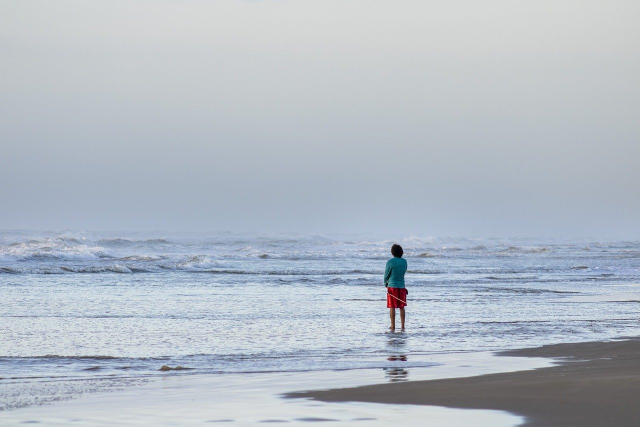
#> input picture dokumentary/Notebooks/pictures/landscapes.jpg, 1280 x 853 px (shown at 1/2 size)
$ jupyter execute --allow-errors ResearchFindKeyPointsHaarCascadeClassifier.ipynb   (shell and % lines are left out)   (text cells are left out)
#> lines starting #> are read from the running program, lines starting #| are printed output that depends on the picture; pictures that were not available may be replaced by others from this repository, and a replacement may not be noted
[cell 1]
import numpy as np
import cv2

# Lade das Bild
image_path = 'pictures/landscapes.jpg'
image = cv2.imread(image_path)
#> image is the input picture: shape (853, 1280, 3); mean B, G, R 196.1, 186.3, 177.7

# Konvertiere das Bild zu Graustufen
gray_image = cv2.cvtColor(image, cv2.COLOR_BGR2GRAY)
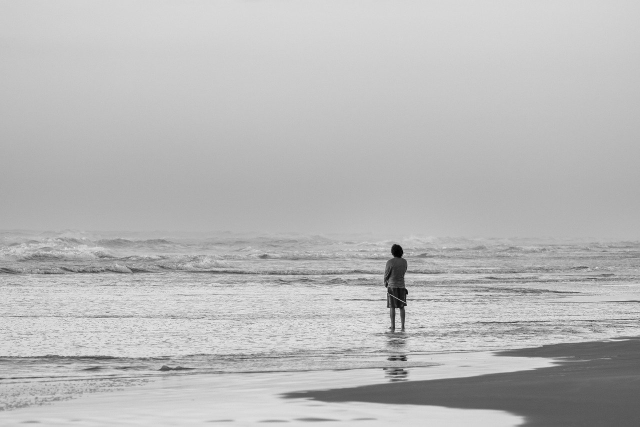
#> gray_image: shape (853, 1280) (shown at 1/2 size); min 0, max 254, mean 184.9

# Verwende einen vorab trainierten Haar Cascade Classifier für die Personenerkennung
# Du kannst einen passenden Classifier herunterladen oder trainieren
# Beispiel: https://github.com/opencv/opencv/blob/master/data/haarcascades/haarcascade_fullbody.xml
cascade_path = 'haarcascade_fullbody.xml'
body_cascade = cv2.CascadeClassifier(cascade_path)

print(body_cascade)

# Wende den Classifier auf das Bild an
bodies = body_cascade.detectMultiScale(gray_image, scaleFactor=1.1, minNeighbors=5, minSize=(30, 30))
#> bodies = [[730, 452, 119, 238]]

print(bodies)
#| [[730 452 119 238]]

# Iteriere über die erkannten Personen und speichere die Punkte innerhalb jeder Person
for (x, y, w, h) in bodies:
    # Hier kannst du die Punkte innerhalb der Person extrahieren und weiter verarbeiten
    # Beispiel: Punkte in der Mitte der Person
    center_x = x + w // 2
    center_y = y + h // 2
    print(f'Punkt innerhalb der Person: ({center_x}, {center_y})')
#> this loop made 1 pass
#> (x, y, w, h, center_x, center_y) on pass 1: (730, 452, 119, 238, 789, 571)
#| Punkt innerhalb der Person: (789, 571)

[cell 2]
import cv2
import numpy as np
from skimage import io
from matplotlib import pyplot as plt

plt.imshow(image)
plt.show()

[cell 3]
import cv2
import numpy as np

# Lade das Bild
image_path = 'pictures/cap.jpg'
image = cv2.imread(image_path)
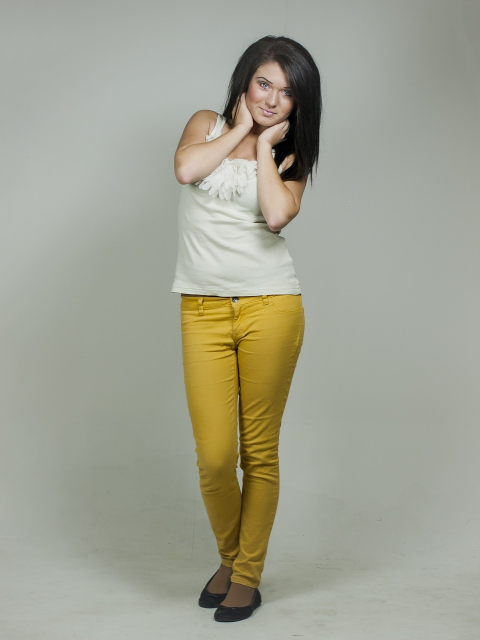
#> input picture dokumentary/Notebooks/pictures/brunette.jpg, 960 x 1280 px, given in place of cap.jpg, which was not available (shown at 1/2 size)
#> image is the input picture: shape (1280, 960, 3); mean B, G, R 146.9, 162, 161

# Konvertiere das Bild zu Graustufen
gray_image = cv2.cvtColor(image, cv2.COLOR_BGR2GRAY)
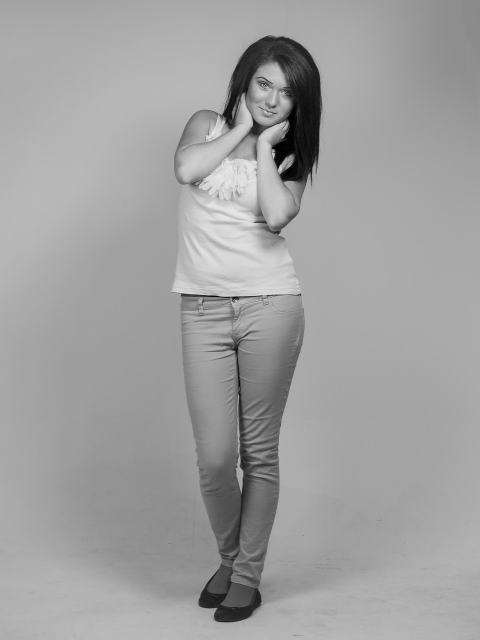
#> gray_image: shape (1280, 960) (shown at 1/2 size); min 0, max 252, mean 160.1

# Verwende einen vorab trainierten Haar Cascade Classifier für die Personenerkennung
cascade_path = 'haarcascade_profileface.xml'
body_cascade = cv2.CascadeClassifier(cascade_path)

# Wende den Classifier auf das Bild an
bodies = body_cascade.detectMultiScale(gray_image, scaleFactor=1.1, minNeighbors=5, minSize=(30, 30))
#> bodies = ()

# Stelle sicher, dass mindestens eine Person erkannt wurde
if len(bodies) > 0:
    # Extrahiere die Koordinaten der ersten erkannten Person
    x, y, w, h = bodies[0]

    # Berechne zwei Punkte innerhalb der Person
    point_inside_1 = (x + w // 3, y + h // 3)
    point_inside_2 = (x + 2 * w // 3, y + 2 * h // 3)

    # Berechne einen Punkt außerhalb der Person
    #point_outside = (x, y)  # Zum Beispiel 50 Pixel nach oben und links verschieben
    #point_outside = (x + w - 50// 3, y + h -50 // 3)

    print(f'Punkt innerhalb der Person 1: {point_inside_1}')
    print(f'Punkt innerhalb der Person 2: {point_inside_2}')
   # print(f'Punkt außerhalb der Person: {point_outside}')

    print(x)
    print(y)

else:
    print('Keine Person(en) auf dem Bild gefunden.')
